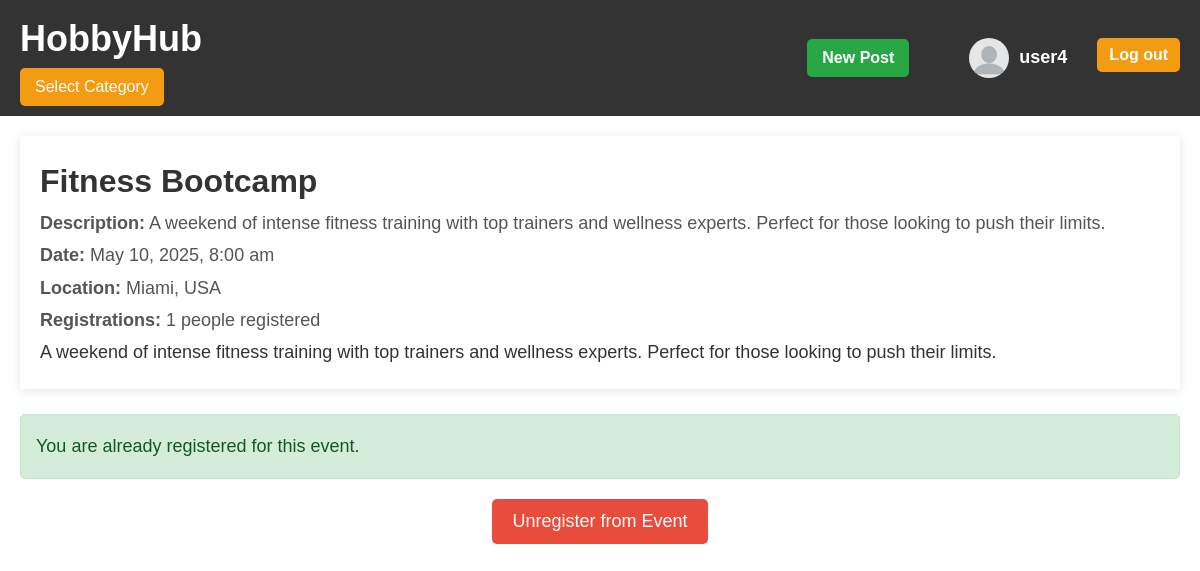
/event.php?id=3 (signed in), run on the app's committed database.
### tables this page shows
CREATE TABLE `events` (
  `event_id` int(10) UNSIGNED NOT NULL,
  `event_name` varchar(255) NOT NULL,
  `event_description` text NOT NULL,
  `event_date` datetime NOT NULL,
  `location` varchar(255) NOT NULL,
  `created_at` timestamp NOT NULL DEFAULT CURRENT_TIMESTAMP
);

### event.php (the view, shortened to what this page needs)
<?php
include 'db_connection.php';
include 'Component/navbar.php';
$isLoggedIn = isset($_SESSION['user_id']);
$userId = $isLoggedIn ? $_SESSION['user_id'] : null;
$userName = $isLoggedIn ? $_SESSION['username'] : null;
$navbar = new Navbar($conn, $isLoggedIn, $userId, $userName);
if (isset($_GET['id'])) {
    $event_id = $_GET['id'];
    $sql_event_details = "SELECT * FROM events WHERE event_id = ?";
    $stmt = $conn->prepare($sql_event_details);
    $stmt->bind_param("i", $event_id);
    $stmt->execute();
    $result = $stmt->get_result();
    if ($result->num_rows > 0) {
        $event = $result->fetch_assoc();
    } else {
        echo "<p>Event not found.</p>";
        exit;
    }
$isRegistered = false;
if ($isLoggedIn) {
    $sql_check_registration = "SELECT * FROM event_registrations WHERE user_id = ? AND event_id = ?";
    $stmt_check_registration = $conn->prepare($sql_check_registration);
    $stmt_check_registration->bind_param("ii", $userId, $event_id);
    $stmt_check_registration->execute();
    $result_registration = $stmt_check_registration->get_result();
    $isRegistered = $result_registration->num_rows > 0;
}
    $sql_registration_count = "SELECT COUNT(*) as total_registrations FROM event_registrations WHERE event_id = ?";
    $stmt_count = $conn->prepare($sql_registration_count);
    $stmt_count->bind_param("i", $event_id);
    $stmt_count->execute();
    $result_count = $stmt_count->get_result();
    $registration_count = $result_count->fetch_assoc()['total_registrations'];
} else {
    echo "<p>No event specified.</p>";
    exit;
}
?>
<!DOCTYPE html>
<html lang="en">
<head>
    <link rel="stylesheet" href="event.css">
    <link rel="stylesheet" href="glowna.css">
    <link rel="stylesheet" href="navbar.css">
</head>
<body>
  <header>
    <?php
          echo $navbar->render();
      ?>
  </header>
  <main class="container">
    <div class="event-details">
        <div class="event-header">
            <div class="event-info">
                <h1><?php echo htmlspecialchars($event['event_name'], ENT_QUOTES, 'UTF-8'); ?></h1>
                <p><strong>Description:</strong> <?php echo htmlspecialchars($event['event_description'], ENT_QUOTES, 'UTF-8'); ?></p>
                <p><strong>Date:</strong> <?php echo date("F j, Y, g:i a", strtotime($event['event_date'])); ?></p>
                <p><strong>Location:</strong> <?php echo htmlspecialchars($event['location'], ENT_QUOTES, 'UTF-8'); ?></p>
                <p><strong>Registrations:</strong> <?php echo $registration_count; ?> people registered</p>
            </div>
        </div>
        <p><?php echo nl2br(htmlspecialchars($event['event_description'], ENT_QUOTES, 'UTF-8')); ?></p>
    </div>
    <br>
<?php if ($isRegistered): ?>
    <div class="registration-message">
        <p>You are already registered for this event.</p>
    </div>
    <div class="unregistration-form">
    <form method="POST">
        <button type="submit" name="unregister" class="btn-unregister">Unregister from Event</button>
    </form>
</div>
<?php endif; ?>
</main>
</body>
</html>

### event.css (style rules this page uses)
.event-details { margin: 0 auto; padding: 20px; }
.event-header { display: flex; align-items: flex-start; gap: 20px; }
.event-info h1 { font-size: 32px; color: #333; }
.event-info p { font-size: 18px; color: #555; }
.event-details { margin: 0 auto; padding: 20px; box-shadow: 0 2px 10px rgba(0, 0, 0, 0.1); }
.registration-message { background-color: #d4edda; color: #155724; padding: 15px; border: 1px solid #c3e6cb; border-radius: 5px; margin-bottom: 20px; }
.btn-unregister { background-color: #e74c3c; color: white; padding: 12px 20px; font-size: 18px; border: none; border-radius: 5px; cursor: pointer; transition: background-color 0.3s ease, transform 0.2s ease; }
.unregistration-form { display: flex; justify-content: center; margin-top: 10px; }

### glowna.css (style rules this page uses)
* { margin: 0; padding: 0; box-sizing: border-box; }
body { font-family: Arial, sans-serif; line-height: 1.6; color: #333; }

### navbar.css (style rules this page uses)
header { width: 100%; background-color: #333; color: #fff; }
.container { max-width: 1200px; margin: 0 auto; padding: 20px; }
.container p { font-size: 18px; line-height: 1.8; }

### data on the page
events: event_name "Fitness Bootcamp", event_description "A weekend of intense fitness training with top trainers and wellness experts. Perfect for those looking to push their limits.", event_date "May 10, 2025, 8:00 am", location "Miami, USA"

### other printed values
$this->userName "user4"
$registration_count "1"
